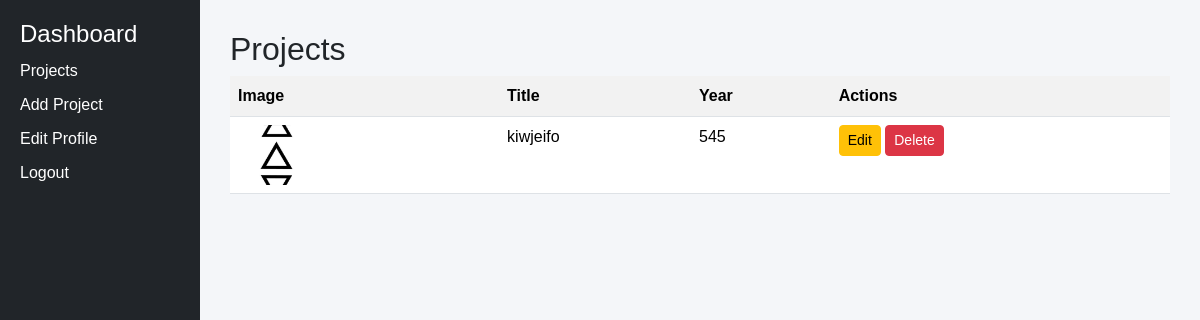
Page /d/ (signed in) on the committed database.
### portfolio/models.py (models this page shows, shortened)
class Project(models.Model):
    title = models.CharField(max_length=200)
    category = models.ForeignKey(Category, on_delete=models.SET_NULL, null=True)
    cover_image = models.ImageField(upload_to='projects/')
    description = models.TextField()
    location = models.CharField(max_length=200)
    year = models.IntegerField()
    created_at = models.DateTimeField(auto_now_add=True)

### portfolio/views.py (the view)
# urls.py: path('d/', views.dashboard, name='dashboard'),
@login_required
def dashboard(request):
    projects = Project.objects.all().order_by('-created_at')
    context = {
        'projects': projects
    }
    return render(request, 'dashboard.html', context)

### portfolio/templates/dashboard.html (shortened to what this page needs)
<!DOCTYPE html>
<html>
<head>
<link href="https://cdn.jsdelivr.net/npm/bootstrap@5.3.2/dist/css/bootstrap.min.css" rel="stylesheet">
</head>
<body>
<div class="container-fluid">
<div class="row">
<div class="col-md-2 sidebar">
<h4>Dashboard</h4>
<a href="/d/">Projects</a>
<a href="/a/">Add Project</a>
<a href="/e/">Edit Profile</a>
<a href="/o/">Logout</a>
</div>
<div class="col-md-10 content">
<h2>Projects</h2>
<table class="table table-striped">
<tr>
<th>Image</th>
<th>Title</th>
<th>Year</th>
<th>Actions</th>
</tr>
{% for project in projects %}
<tr>
<td>
<img src="{{ project.cover_image.url }}">
</td>
<td>{{ project.title }}</td>
<td>{{ project.year }}</td>
<td>
<a href="/edit/{{ project.id }}/" class="btn btn-warning btn-sm">Edit</a>
<a href="/x/{{ project.id }}/" class="btn btn-danger btn-sm">Delete</a>
</td>
</tr>
{% endfor %}
</table>
</div>
</div>
</div>
</body>
</html>

### portfolio/templates/dashboard.html (style rules this page uses)
body { background:#f4f6f9; font-family:Arial; }
.sidebar { height:100vh; background:#212529; color:white; padding:20px; }
.sidebar a { display:block; color:white; text-decoration:none; margin:10px 0; }
.content { padding:30px; }
.table img { width:80px; height:60px; object-fit:cover; }

### rows in the picture
Project: cover_image (picture), title "kiwjeifo", year "545"
